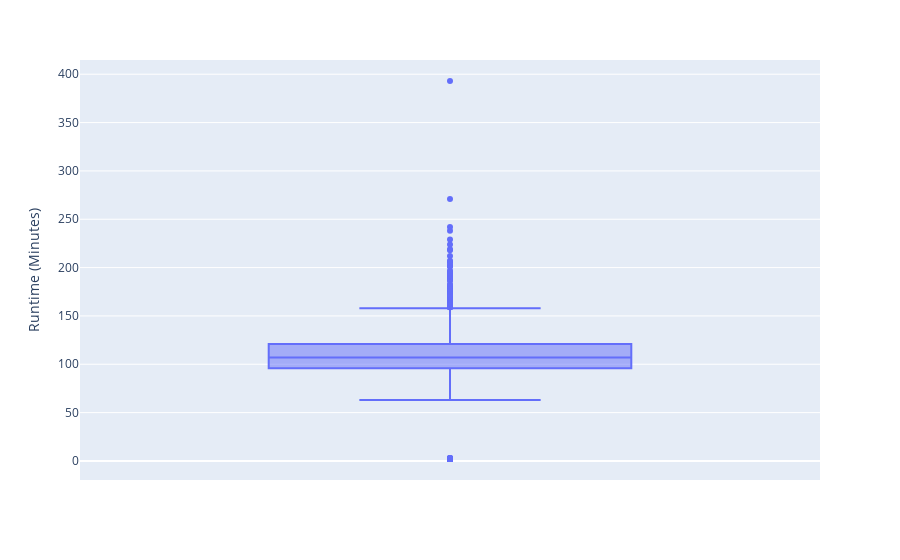

The code cell stored with this chart in its notebook:
### Code cell
# Analyzing distribution Runtime column and looking for outliers 
fig = px.box(df, y='Runtime (Minutes)')
fig.show()

### Figure 1 — Plotly figure (JSON) as saved in the notebook; plotly's stock layout.template omitted (floating-point values rounded to 4 significant figures; data arrays with more than 128 entries replaced by an {"elided": "..."} marker saying what was removed)
{"data": [{"alignmentgroup": "True", "hovertemplate": "Runtime (Minutes)=%{y}<extra></extra>", "legendgroup": "", "marker": {"color": "#636efa"}, "name": "", "notched": false, "offsetgroup": "", "orientation": "v", "showlegend": false, "type": "box", "x0": " ", "xaxis": "x", "y": {"elided": "4514 int values"}, "y0": " ", "yaxis": "y"}], "layout": {"boxmode": "group", "legend": {"tracegroupgap": 0}, "margin": {"t": 60}, "xaxis": {"anchor": "y", "domain": [0, 1]}, "yaxis": {"anchor": "x", "domain": [0, 1], "title": {"text": "Runtime (Minutes)"}}}}
